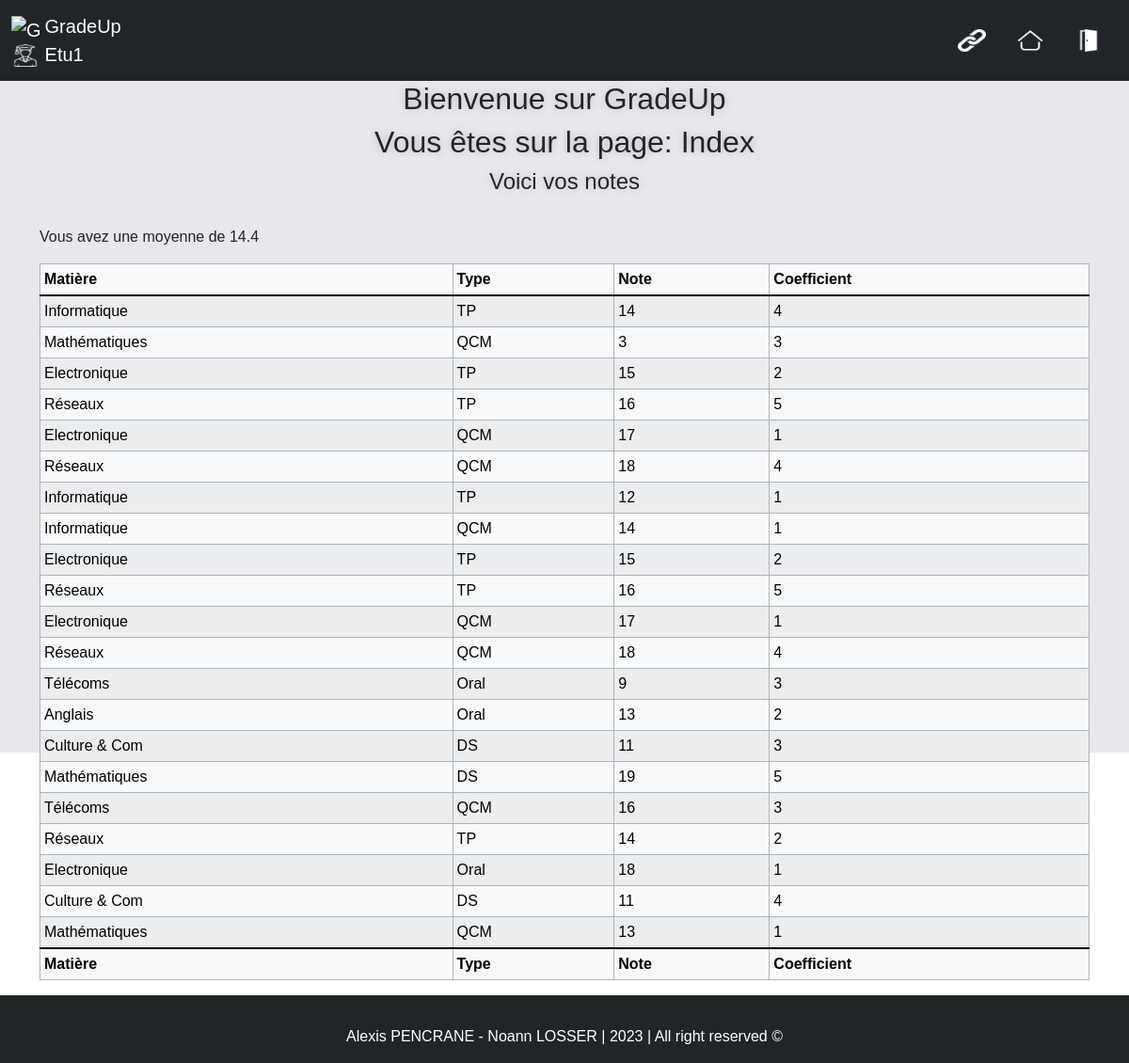
The app's page /index.php (signed in) with its own data.
### tables this page shows
CREATE TABLE "Comptes" (
	"login"	VARCHAR NOT NULL,
	"motdepasse"	VARCHAR NOT NULL DEFAULT 'lannion',
	"statut"	VARCHAR NOT NULL DEFAULT 'utilisateur',
	"profilepicture"	TEXT DEFAULT '/assets/profilepicture/etu.png',
	PRIMARY KEY("login"),
	CONSTRAINT "chk_statut" CHECK("statut" IN ('administrateur', 'professeur', 'utilisateur'))
);

CREATE TABLE "Matieres" (
	"NoMat"	INTEGER,
	"NomMat"	VARCHAR(20) NOT NULL CHECK("NomMat" IN ('Informatique', 'Electronique', 'Télécoms', 'Réseaux', 'Anglais', 'Culture & Com', 'Mathématiques')),
	PRIMARY KEY("NoMat" AUTOINCREMENT)
);

CREATE TABLE "Notes" (
	"NoNote"	INTEGER,
	"NomNote"	VARCHAR(20) NOT NULL CHECK("NomNote" IN ('TP', 'QCM', 'Oral', 'DS', 'TestTP')),
	PRIMARY KEY("NoNote" AUTOINCREMENT)
);

CREATE TABLE "NotesMatieres" (
	"id"	INTEGER NOT NULL,
	"login"	VARCHAR NOT NULL,
	"noMat"	INTEGER NOT NULL,
	"noNote"	INTEGER NOT NULL,
	"Coefficient"	INTEGER NOT NULL CHECK("Coefficient" >= 1 AND "Coefficient" <= 5),
	"note"	INTEGER NOT NULL CHECK("note" >= 0 AND "note" <= 20),
	CONSTRAINT "fk_Matieres" FOREIGN KEY("noMat") REFERENCES "Matieres"("noMat") ON DELETE CASCADE ON UPDATE CASCADE,
	CONSTRAINT "fk_Utilisateurs" FOREIGN KEY("login") REFERENCES "Comptes"("login") ON DELETE CASCADE ON UPDATE CASCADE,
	CONSTRAINT "fk_Notes" FOREIGN KEY("noNote") REFERENCES "Notes"("noNote") ON DELETE CASCADE ON UPDATE CASCADE,
	PRIMARY KEY("id" AUTOINCREMENT)
);

### functions.php (the view, shortened to what this page needs)
<?php
function menu()
{
    $connexion = "<li class='nav-item'><a class='nav-link' href='connexion.php'><img src='assets/icons/connexion.png' alt='Connexion' class='icon'></a></li>";
    $index = "<li class='nav-item'><a class='nav-link' href='index.php'><img src='assets/icons/home.png' alt='Accueil' class='icon'></a></li>";
    $deconnexion = "<li class='nav-item'><a class='nav-link' href='connexion.php?action=logout'><img src='assets/icons/deconnexion.png' alt='Deconnexion' class='icon'></a></li>";
    if (!isset($_SESSION['uRole'])) {
        echo $connexion;
    } else if ($_SESSION['uRole'] == "utilisateur") {
        echo $connexion;
        echo $index;
        echo $deconnexion;
    }
}
function getProfilePicture($etu) {
    $db = new PDO('sqlite:db/db.sqlite');
    $rq = 'SELECT profilepicture FROM Comptes WHERE (login = "' . $etu . '")';
    $resultat = $db->query($rq);
    $resultat = $resultat->fetch(PDO::FETCH_ASSOC);
    return $resultat['profilepicture'];
}
function afficheNotes($notes)
{
    $matieres = getMatieres();
    $types = getTypeNotes();
    echo '<table class="table table-light table-striped table-hover table-bordered border-dark-subtle table-sm"><thead><tr><th>Matière</th><th>Type</th><th>Note</th><th>Coefficient</th>';
    echo '</tr></thead><tbody class="table-group-divider">';
    foreach ($notes as $note) {
        foreach ($matieres as $matiere) {
            foreach ($types as $type) {
                if ($note['noMat'] == $matiere['NoMat']) {
                    if ($note['noNote'] == $type['NoNote']) {
                        if (strtolower(explode('.', basename($_SERVER['PHP_SELF']))[0]) == "modification") {
                            echo '<tr><td>' . $matiere['NomMat'] . '</td><td>' . $type['NomNote'] . '</td><td>' . $note['note'] . '</td><td>' . $note['Coefficient'] . '</td><td><a href="modification.php?id=' . $note['id'] . '"><img src="assets/icons/select.png" alt="Séléctioner" class="select"></a></td></tr>';
                        } else {
                            echo '<tr><td>' . $matiere['NomMat'] . '</td><td>' . $type['NomNote'] . '</td><td>' . $note['note'] . '</td><td>' . $note['Coefficient'] . '</td></tr>';
                        }
                    }
                }
            }
        }
    }
    echo '</tbody><tfoot class="table-group-divider"><tr><th>Matière</th><th>Type</th><th>Note</th><th>Coefficient</th>';
    echo '</tr></tfoot></table>';
}
function getAllNotes()
{
    $notes = false;
    try {
        $db = new PDO('sqlite:db/db.sqlite');
        $rq = 'SELECT * FROM NotesMatieres';
        $resultat = $db->query($rq);
        $notes = $resultat->fetchAll(PDO::FETCH_ASSOC);
    } catch (Exception $e) {
        echo "erreur de connection a la BDO";
    }
    return $notes;
}
function getNotesByEtu($notes, $login)
{
    $resultat = array();
    if ($login == "") {
        $resultat = $notes;
    } else {
        foreach ($notes as $note) {
            if ($note['login'] == $login) {
                array_push($resultat, $note);
            }
        }
    }
    return $resultat;
}
function getMatieres()
{
    $matieres = false;
    try {
        $db = new PDO('sqlite:db/db.sqlite');
        $rq = 'SELECT noMat, nomMat FROM Matieres';
        $resultat = $db->query($rq);
        $matieres = $resultat->fetchAll(PDO::FETCH_ASSOC);
    } catch (Exception $e) {
        echo "erreur de connection a la BDO";
    }
    return $matieres;
}
function getTypeNotes()
{
    $type = false;
    try {
        $db = new PDO('sqlite:db/db.sqlite');
        $rq = 'SELECT noNote, nomNote FROM Notes';
        $resultat = $db->query($rq);
        $type = $resultat->fetchAll(PDO::FETCH_ASSOC);
    } catch (Exception $e) {
        echo "erreur de connection a la BDO";
    }
    return $type;
}
function getMoyenneByEtu($login)
{
    $moyenne = false;
    $coefficients = 0;
    $notes = getNotesByEtu(getAllNotes(), $login);
    foreach ($notes as $note) {
        $moyenne += $note['note'] * $note['Coefficient'];
        $coefficients += $note['Coefficient'];
    }
    return round($moyenne / $coefficients, 2);
}

### index.php (shortened to what this page needs)
<?php
include "functions.php";
?>
<!DOCTYPE html>
<html lang="en">
<head>
    <link href="https://cdn.jsdelivr.net/npm/bootstrap@5.3.0-alpha3/dist/css/bootstrap.min.css" rel="stylesheet"
>
    <link rel="stylesheet" type="text/css" href="css/style.css">
</head>
<body>
    <nav class="navbar sticky-top navbar-expand-lg navbar-dark bg-dark">
        <div class="container-fluid">
            <a class="navbar-brand">
                <div>
                    <img src="assets/icons/logo.png" alt="GradeUp Logo" class="d-inline-block align-text-top">
                    GradeUp
                </div>
                <div class="profile">
                    <img src="<?php echo getProfilePicture($_SESSION['uLogin']); ?>" alt="Profile Icon"
                        class="d-inline-block align-text-top">
                    <?php
                    echo ucfirst(explode('@', $_SESSION['uLogin'])[0]);
                    ?>
                </div>
            </a>
            <div class="" id="navbarNav">
                <ul class="nav justify-content-center">
                    <?php
                    menu();
                    ?>
                </ul>
            </div>
        </div>
    </nav>
    <header>
        <h2>Bienvenue sur GradeUp</h2>
    </header>
    <main>
        <?php
        echo "<h2>Vous êtes sur la page: " . ucfirst(explode('.', basename($_SERVER['PHP_SELF']))[0]) . "</h2>";
        if ($_SESSION['uRole'] == "administrateur" || $_SESSION['uRole'] == "professeur") {
        } else {
            echo "<h4>Voici vos notes</h4>";
            echo "<br><div class='container'>";
            echo "<p>Vous avez une moyenne de " . getMoyenneByEtu($_SESSION['uLogin']) . "</p>";
            afficheNotes(getNotesByEtu(getAllNotes(), $_SESSION['uLogin']));
            echo "</div>";
        }
        ?>
        <div id="under-footer"> </div>
    </main>
    <footer id="footer" class="footer fixed-bottom bg-dark light-text">
        <div class="container text-center">
            <span>Alexis PENCRANE - Noann LOSSER | 2023 | All right reserved &copy</span>
        </div>
    </footer>
</body>
</html>

### css/style.css (style rules this page uses)
* { font-family: 'Raleway', sans-serif; }
footer { padding: 1rem; }
.light-text { color: #fff; }
nav img { width: 30px; height: 24px; }
nav li img { filter: grayscale(100%) invert(100%); }
h2, h3, h4 { text-align: center; text-shadow: 0 0 10px rgba(0, 0, 0, 0.2); }
table td { min-width: 10px; }
#under-footer { color: transparent; }
div.profile img { filter: grayscale(0%) invert(100%); }

### records on screen
comptes: profilepicture (picture)
notesmatieres: note "14", Coefficient "4"
matieres: NomMat "Informatique"
notes: NomNote "TP"
notesmatieres: note "3", Coefficient "3"
matieres: NomMat "Mathématiques"
notes: NomNote "QCM"
notesmatieres: note "15", Coefficient "2"
matieres: NomMat "Electronique"
notesmatieres: note "16", Coefficient "5"
matieres: NomMat "Réseaux"
notesmatieres: note "17", Coefficient "1"
notesmatieres: note "18", Coefficient "4"
notesmatieres: note "12", Coefficient "1"
notesmatieres: note "14", Coefficient "1"
notesmatieres: note "15", Coefficient "2"
notesmatieres: note "16", Coefficient "5"
notesmatieres: note "17", Coefficient "1"
notesmatieres: note "18", Coefficient "4"
notesmatieres: note "9", Coefficient "3"
matieres: NomMat "Télécoms"
notes: NomNote "Oral"
notesmatieres: note "13", Coefficient "2"
matieres: NomMat "Anglais"
notesmatieres: note "11", Coefficient "3"
matieres: NomMat "Culture & Com"
notes: NomNote "DS"
notesmatieres: note "19", Coefficient "5"
notesmatieres: note "16", Coefficient "3"
notesmatieres: note "14", Coefficient "2"
notesmatieres: note "18", Coefficient "1"
notesmatieres: note "11", Coefficient "4"
notesmatieres: note "13", Coefficient "1"

### other values on screen
explode('@', $_SESSION['uLogin'])[0] "Etu1"
explode('.', basename($_SERVER['PHP_SELF']))[0] "Index"
getMoyenneByEtu($_SESSION['uLogin']) "14.4"
